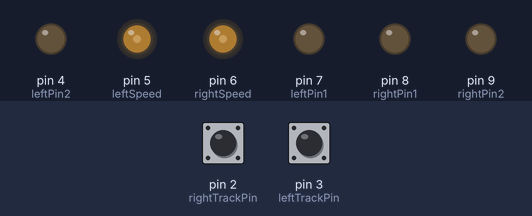
A sketch run on a simulated Arduino Uno, built with avr-gcc and run on an emulated ATmega328P. Parts: output pins drawn as LEDs (lit = HIGH). The test bench sets the inputs (shaded band); at power-on: pin 2 (rightTrackPin) LOW, pin 3 (leftTrackPin) LOW. What the sketch prints to the serial monitor is not drawn.

Above: at 1.2 s.
1.3 s: pin 2 (rightTrackPin) pulled HIGH for 0.15 s
At 1.38 s:
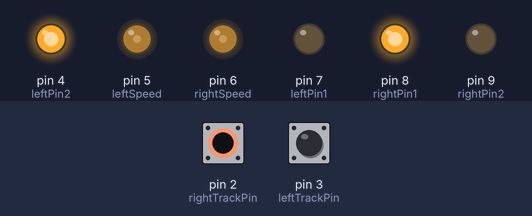
2.9 s: pin 3 (leftTrackPin) pulled HIGH for 0.15 s
At 2.98 s:
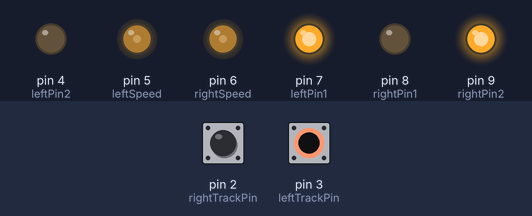
4.5 s: pin 3 (leftTrackPin) pulled HIGH for 3.2 s
At 8.9 s:
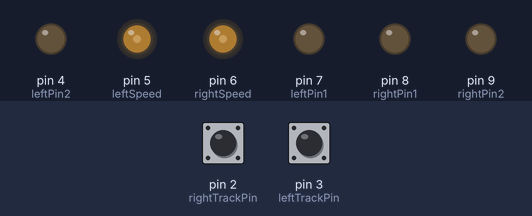
9.2 s: pin 2 (rightTrackPin) pulled HIGH for 3.2 s
At 10.5 s:
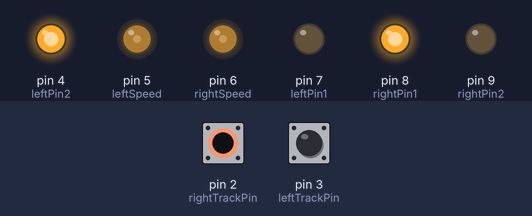
13.9 s: pin 2 (rightTrackPin) driven HIGH and pin 3 (leftTrackPin) driven HIGH
At 15.2 s:
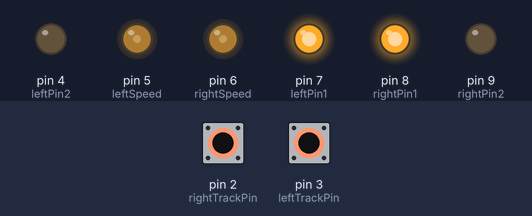
Timing chart, 0 to 16.4 s (numbered marks = the images above; inputs shaded):
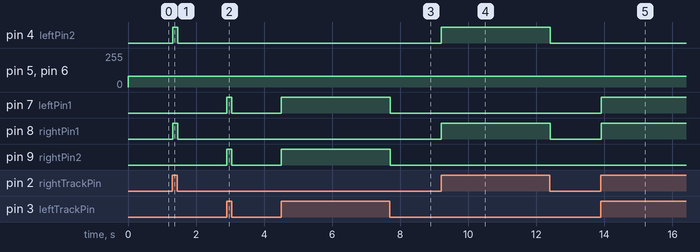

Measured:
- after the input at 1.3 s, pin 4 (leftPin2), pin 8 (rightPin1): LOW → HIGH at once, → LOW 0.14 s later
- after the input at 2.9 s, pin 7 (leftPin1), pin 9 (rightPin2): LOW → HIGH at once, → LOW 0.14 s later
- after the input at 4.5 s, pin 7 (leftPin1), pin 9 (rightPin2): LOW → HIGH at once, → LOW 3.2 s later
- after the input at 9.2 s, pin 4 (leftPin2), pin 8 (rightPin1): LOW → HIGH at once, → LOW 3.2 s later
- after the input at 13.9 s, pin 7 (leftPin1), pin 8 (rightPin1): LOW → HIGH at once

The sketch:

11_track.ino
```cpp
const int leftPin1 = 7; //BIN1连接引脚7
const int leftPin2 = 4; //BIN2连接引脚8
const int rightPin1 = 8; //AIN1连接引脚8
const int rightPin2 = 9; //AIN2连接引脚9
const int leftSpeed = 5; //PWB连接引脚5
const int rightSpeed = 6; //PWA连接引脚6
 int speedPWM = 80; //设置小车运行的初始速度
const int leftTrackPin = 3;
const int rightTrackPin =2;


void setup() {
  pinMode(leftPin1, OUTPUT);
  pinMode(leftPin2, OUTPUT);
  pinMode(rightPin1, OUTPUT);
  pinMode(rightPin2, OUTPUT);
  pinMode(leftTrackPin, INPUT);
  pinMode(rightTrackPin, INPUT);
  Serial.begin(9600);
}

void loop() {
  // put your main code here, to run repeatedly:
  lineTrack();
}
//******************************
//  功能：循迹模式
//  参数：无
//*******************************
void lineTrack() {
  int leftValue = digitalRead(leftTrackPin); //读取左侧引脚值
  int rightValue = digitalRead(rightTrackPin); //读取右侧引脚值

  Serial.print(leftValue); //输出左侧循迹模块的值到串口监视器
  Serial.print("--");
  Serial.println(rightValue);//输出右侧循迹模块的值到串口监视器
  analogWrite(leftSpeed, speedPWM); //设定左侧马达的速度
  analogWrite(rightSpeed, speedPWM); //设定右侧马达的速度

  if ((leftValue == 1) && (rightValue == 1)) { //正常
    forward();
  } else if  ((leftValue == 0) && (rightValue == 1)) { //右偏
//    while (!digitalRead(leftTrackPin)) {
      rotateLeft();
      delay(5);
//    }
  } else if ((leftValue == 1) && (rightValue == 0)) { //左偏
//    while (!digitalRead(rightTrackPin)) {
      rotateRight();
      delay(5);
//    }
  } else if  ((leftValue == 0) && (rightValue == 0)) { //双偏
    pause();
  }
}

//===============
// 前进
//===============
void forward() {
  digitalWrite(leftPin1, 1);
  digitalWrite(leftPin2, 0);
  digitalWrite(rightPin1, 1);
  digitalWrite(rightPin2, 0);
}
//===============
// 后退
//===============
void backward() {
  digitalWrite(leftPin1, 0);
  digitalWrite(leftPin2, 1);
  digitalWrite(rightPin1, 0);
  digitalWrite(rightPin2, 1);
}
//===============
// 左转
//===============
void turnLeft() {
  digitalWrite(leftPin1, 0);
  digitalWrite(leftPin2, 0);
  digitalWrite(rightPin1, 1);
  digitalWrite(rightPin2, 0);
}
//===============
// 右转
//===============
void turnRight() {
  digitalWrite(leftPin1, 1);
  digitalWrite(leftPin2, 0);
  digitalWrite(rightPin1, 0);
  digitalWrite(rightPin2, 0);
}
//===============
// 原地左转
//===============
void rotateLeft() {
  digitalWrite(leftPin1, 0);
  digitalWrite(leftPin2, 1);
  digitalWrite(rightPin1, 1);
  digitalWrite(rightPin2, 0);
}
//===============
// 原地右转
//===============
void rotateRight() {
  digitalWrite(leftPin1, 1);
  digitalWrite(leftPin2, 0);
  digitalWrite(rightPin1, 0);
  digitalWrite(rightPin2, 1);
}
//===============
// 停止
//===============
void pause() {
  digitalWrite(leftPin1, 0);
  digitalWrite(leftPin2, 0);
  digitalWrite(rightPin1, 0);
  digitalWrite(rightPin2, 0);
}
```
